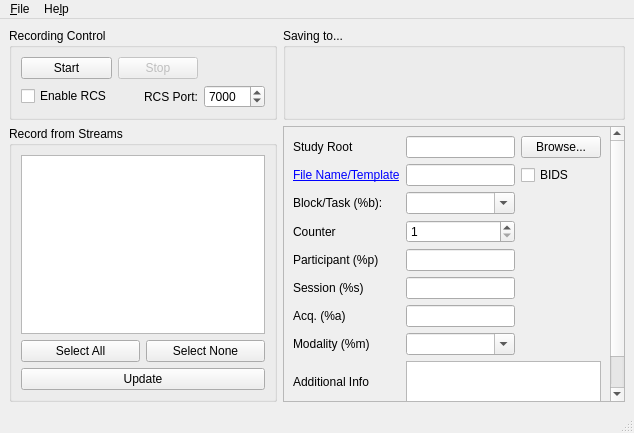
<?xml version="1.0" encoding="UTF-8"?>
<ui version="4.0">
 <class>MainWindow</class>
 <widget class="QMainWindow" name="MainWindow">
  <property name="geometry">
   <rect>
    <x>0</x>
    <y>0</y>
    <width>634</width>
    <height>433</height>
   </rect>
  </property>
  <property name="windowTitle">
   <string>Lab Recorder</string>
  </property>
  <widget class="QWidget" name="centralwidget">
   <layout class="QGridLayout" name="gridLayout_master">
    <item row="0" column="0">
     <widget class="QGroupBox" name="groupBox_recording">
      <property name="title">
       <string>Recording Control</string>
      </property>
      <layout class="QGridLayout" name="formLayout">
       <item row="0" column="0">
        <widget class="QPushButton" name="startButton">
         <property name="text">
          <string>Start</string>
         </property>
         <property name="shortcut">
          <string>Ctrl+S</string>
         </property>
        </widget>
       </item>
       <item row="0" column="1">
        <widget class="QPushButton" name="stopButton">
         <property name="enabled">
          <bool>false</bool>
         </property>
         <property name="text">
          <string>Stop</string>
         </property>
        </widget>
       </item>
       <item row="1" column="0">
        <widget class="QCheckBox" name="rcsCheckBox">
         <property name="text">
          <string>Enable RCS</string>
         </property>
         <property name="tristate">
          <bool>false</bool>
         </property>
        </widget>
       </item>
       <item row="1" column="1">
        <widget class="QLabel" name="rcsportLabel">
         <property name="text">
          <string>RCS Port:</string>
         </property>
         <property name="alignment">
          <set>Qt::AlignmentFlag::AlignRight|Qt::AlignmentFlag::AlignTrailing|Qt::AlignmentFlag::AlignVCenter</set>
         </property>
        </widget>
       </item>
       <item row="1" column="2">
        <widget class="QSpinBox" name="rcsport">
         <property name="minimum">
          <number>1</number>
         </property>
         <property name="maximum">
          <number>65535</number>
         </property>
         <property name="value">
          <number>7000</number>
         </property>
        </widget>
       </item>
      </layout>
     </widget>
    </item>
    <item row="2" column="0">
     <widget class="QGroupBox" name="groupBox_streams">
      <property name="title">
       <string>Record from Streams</string>
      </property>
      <layout class="QVBoxLayout" name="verticalLayout_streams">
       <item>
        <widget class="QListWidget" name="streamList">
         <property name="selectionMode">
          <enum>QAbstractItemView::SelectionMode::SingleSelection</enum>
         </property>
         <property name="selectionBehavior">
          <enum>QAbstractItemView::SelectionBehavior::SelectItems</enum>
         </property>
        </widget>
       </item>
       <item>
        <layout class="QHBoxLayout" name="horizontalLayout_streamsel">
         <item>
          <widget class="QPushButton" name="selectAllButton">
           <property name="text">
            <string>Select All</string>
           </property>
          </widget>
         </item>
         <item>
          <widget class="QPushButton" name="selectNoneButton">
           <property name="text">
            <string>Select None</string>
           </property>
          </widget>
         </item>
        </layout>
       </item>
       <item>
        <widget class="QPushButton" name="refreshButton">
         <property name="text">
          <string>Update</string>
         </property>
         <property name="shortcut">
          <string>Ctrl+U</string>
         </property>
        </widget>
       </item>
      </layout>
     </widget>
    </item>
    <item row="0" column="1">
     <widget class="QGroupBox" name="groupBox_rootFolder">
      <property name="title">
       <string>Saving to...</string>
      </property>
      <layout class="QHBoxLayout" name="horizontalLayout_studyRoot">
       <item>
        <widget class="QLabel" name="locationLabel"/>
       </item>
      </layout>
     </widget>
    </item>
    <item row="2" column="1">
     <widget class="QScrollArea" name="scrollArea">
      <property name="widgetResizable">
       <bool>true</bool>
      </property>
      <widget class="QWidget" name="scrollAreaWidgetContents">
       <property name="geometry">
        <rect>
         <x>0</x>
         <y>-41</y>
         <width>342</width>
         <height>317</height>
        </rect>
       </property>
       <layout class="QGridLayout" name="gridLayout_2">
        <item row="0" column="0">
         <widget class="QLabel" name="label_studyroot">
          <property name="text">
           <string>Study Root</string>
          </property>
         </widget>
        </item>
        <item row="1" column="1">
         <widget class="QLineEdit" name="lineEdit_template"/>
        </item>
        <item row="0" column="1">
         <widget class="QLineEdit" name="rootEdit"/>
        </item>
        <item row="5" column="1">
         <widget class="QLineEdit" name="lineEdit_session"/>
        </item>
        <item row="4" column="1">
         <widget class="QLineEdit" name="lineEdit_participant"/>
        </item>
        <item row="2" column="1">
         <widget class="QComboBox" name="input_blocktask">
          <property name="editable">
           <bool>true</bool>
          </property>
         </widget>
        </item>
        <item row="3" column="0">
         <widget class="QLabel" name="label_counter">
          <property name="text">
           <string>Counter</string>
          </property>
         </widget>
        </item>
        <item row="7" column="1">
         <widget class="QComboBox" name="input_modality">
          <property name="editable">
           <bool>true</bool>
          </property>
         </widget>
        </item>
        <item row="0" column="2">
         <widget class="QPushButton" name="rootBrowseButton">
          <property name="text">
           <string>Browse...</string>
          </property>
          <property name="shortcut">
           <string>Ctrl+B</string>
          </property>
         </widget>
        </item>
        <item row="4" column="0">
         <widget class="QLabel" name="label_participant">
          <property name="text">
           <string>Participant (%p)</string>
          </property>
         </widget>
        </item>
        <item row="5" column="0">
         <widget class="QLabel" name="label_session">
          <property name="text">
           <string>Session (%s)</string>
          </property>
         </widget>
        </item>
        <item row="3" column="1">
         <widget class="QSpinBox" name="spin_counter">
          <property name="minimum">
           <number>1</number>
          </property>
          <property name="maximum">
           <number>1000</number>
          </property>
          <property name="value">
           <number>1</number>
          </property>
         </widget>
        </item>
        <item row="2" column="0">
         <widget class="QLabel" name="label_currBlock">
          <property name="text">
           <string>Block/Task (%b):</string>
          </property>
         </widget>
        </item>
        <item row="1" column="2">
         <widget class="QCheckBox" name="check_bids">
          <property name="text">
           <string>BIDS</string>
          </property>
         </widget>
        </item>
        <item row="9" column="1" colspan="2">
         <widget class="QListWidget" name="list_addtionalInfo"/>
        </item>
        <item row="1" column="0">
         <widget class="QLabel" name="label_template">
          <property name="text">
           <string>&lt;a href=&quot;https://github.com/labstreaminglayer/App-LabRecorder/blob/master/doc/templates.md&quot;&gt;File Name/Template&lt;/a&gt;</string>
          </property>
          <property name="openExternalLinks">
           <bool>true</bool>
          </property>
         </widget>
        </item>
        <item row="6" column="0">
         <widget class="QLabel" name="label_acq">
          <property name="text">
           <string>Acq. (%a)</string>
          </property>
         </widget>
        </item>
        <item row="7" column="0">
         <widget class="QLabel" name="label_modality">
          <property name="text">
           <string>Modality (%m)</string>
          </property>
         </widget>
        </item>
        <item row="6" column="1">
         <widget class="QLineEdit" name="lineEdit_acq"/>
        </item>
        <item row="9" column="0">
         <layout class="QVBoxLayout" name="verticalLayout_additionalInfo">
          <item>
           <widget class="QLabel" name="label_addtionalInfo">
            <property name="text">
             <string>Additional Info</string>
            </property>
           </widget>
          </item>
          <item>
           <widget class="QPushButton" name="btn_clearInfo">
            <property name="text">
             <string>Clear</string>
            </property>
           </widget>
          </item>
         </layout>
        </item>
       </layout>
      </widget>
     </widget>
    </item>
   </layout>
  </widget>
  <widget class="QMenuBar" name="menuBar">
   <property name="geometry">
    <rect>
     <x>0</x>
     <y>0</y>
     <width>634</width>
     <height>22</height>
    </rect>
   </property>
   <widget class="QMenu" name="menuFile">
    <property name="title">
     <string>&amp;File</string>
    </property>
    <addaction name="actionLoad_Configuration"/>
    <addaction name="actionSave_Configuration"/>
    <addaction name="separator"/>
    <addaction name="actionQuit"/>
   </widget>
   <widget class="QMenu" name="menuHelp">
    <property name="title">
     <string>He&amp;lp</string>
    </property>
    <addaction name="actionAbout"/>
   </widget>
   <addaction name="menuFile"/>
   <addaction name="menuHelp"/>
  </widget>
  <widget class="QStatusBar" name="statusBar"/>
  <action name="actionLoad_Configuration">
   <property name="text">
    <string>&amp;Load Configuration</string>
   </property>
   <property name="shortcut">
    <string>Ctrl+L</string>
   </property>
  </action>
  <action name="actionSave_Configuration">
   <property name="text">
    <string>&amp;Save Configuration</string>
   </property>
   <property name="shortcut">
    <string>Ctrl+S</string>
   </property>
  </action>
  <action name="actionQuit">
   <property name="text">
    <string>&amp;Quit</string>
   </property>
   <property name="shortcut">
    <string>Ctrl+Q</string>
   </property>
  </action>
  <action name="actionAbout">
   <property name="text">
    <string>&amp;About</string>
   </property>
  </action>
 </widget>
 <tabstops>
  <tabstop>startButton</tabstop>
  <tabstop>stopButton</tabstop>
  <tabstop>streamList</tabstop>
  <tabstop>selectAllButton</tabstop>
  <tabstop>selectNoneButton</tabstop>
  <tabstop>refreshButton</tabstop>
  <tabstop>rootEdit</tabstop>
  <tabstop>rootBrowseButton</tabstop>
  <tabstop>lineEdit_template</tabstop>
  <tabstop>check_bids</tabstop>
  <tabstop>input_blocktask</tabstop>
  <tabstop>spin_counter</tabstop>
  <tabstop>lineEdit_participant</tabstop>
  <tabstop>lineEdit_session</tabstop>
  <tabstop>lineEdit_acq</tabstop>
  <tabstop>input_modality</tabstop>
  <tabstop>scrollArea</tabstop>
 </tabstops>
 <resources/>
 <connections/>
</ui>
